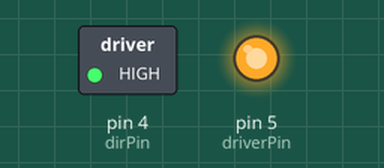
Recording of a sketch running on a simulated Arduino Uno, built with avr-gcc and run on an emulated ATmega328P. Parts: switched loads named in the sketch (green lamp = pin HIGH), output pins drawn as LEDs (lit = HIGH).

Above: at 0.1 s.
Timing chart, 0 to 1.6 s (numbered marks = the images above):
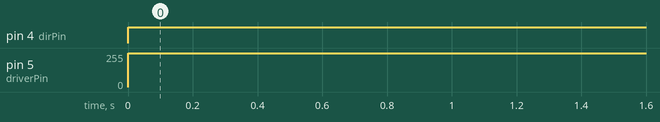

Measured:
- by itself, pin 4 (dirPin): LOW → HIGH at 0.00 s
- by itself, pin 5 (driverPin): 0/255 → 254/255 at 0.00 s

The sketch:

TestMotorDriver.ino
```cpp
/*
  Use for testing proper function of motor driver
*/

/* Without PWM */
//const int dirPin = 4;
//const int driverPin = 12;
//void setup() {
//  // initialize digital pin LED_BUILTIN as an output.
//  pinMode(dirPin, OUTPUT);
//  pinMode(driverPin, OUTPUT);
//}
//
//// the loop function runs over and over again forever
//void loop() {
//  // manualy drive the motor
//  digitalWrite(dirPin, HIGH);
//  //digitalWrite(dirPin, LOW;
//  digitalWrite(driverPin, HIGH);
//  delay(1);
//  digitalWrite(driverPin, LOW);
//  delay(1);
//}
/* With PWM */
 const int dirPin = 4;
 const int driverPin = 5;
void setup() {
  // initialize digital pin LED_BUILTIN as an output.
  pinMode(dirPin, OUTPUT);
  pinMode(driverPin, OUTPUT);
}

// the loop function runs over and over again forever
void loop() {
  // manualy drive the motor
  digitalWrite(dirPin, HIGH);
  //digitalWrite(dirPin, LOW);
  analogWrite(driverPin , 254);
}
```
